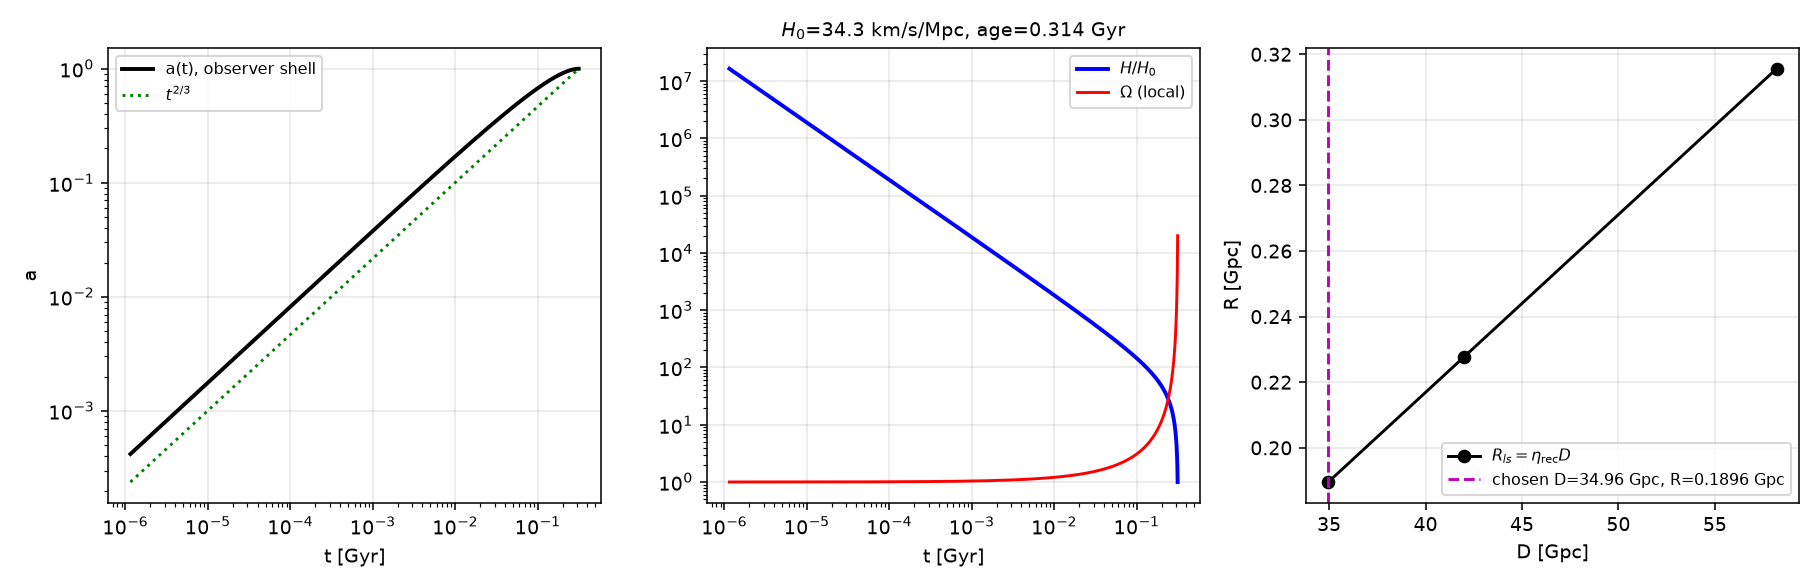

Python code for this plot:
# REGENERATED for rev7 (replaces rev5/6 radiation+matter d4_radmat with t0=13.8 Gyr): the background actually used by the solve.
# LTB famP observer-shell history from los_flow/ltb.npz; consistency R = eta_rec * D from los_flow_R/tab.npz; H0, age from p3_background_relations.json.
import numpy as np,json,matplotlib;matplotlib.use('Agg');import matplotlib.pyplot as plt
z=np.load('/workspace/redweb2/realweb/los_flow/ltb.npz');tb=np.load('/workspace/redweb2/realweb/los_flow_R/tab.npz')
B=json.load(open('/workspace/coepdf/joint_solve/phase2/p3_background_relations.json'));b=B['by_D']['34.96'];D=34.96;Gyr=D*3.26156
t=z['T']*Gyr;fig,ax=plt.subplots(1,3,figsize=(13,4.2))
ax[0].loglog(t,z['a_t'],'k',lw=2,label='a(t), observer shell');ax[0].loglog(t,(t/t[-1])**(2/3),'g:',label=r'$t^{2/3}$');ax[0].set_xlabel('t [Gyr]');ax[0].set_ylabel('a')
ax[1].loglog(t,z['H']/z['H'][-1],'b',lw=2,label=r'$H/H_0$');ax[1].loglog(t,z['Omega'],'r',lw=1.5,label=r'$\Omega$ (local)');ax[1].set_xlabel('t [Gyr]')
ax[1].set_title(f"$H_0$={b['H0_ltb_kms_Mpc']:.1f} km/s/Mpc, age={b['age_ltb_Gyr']:.3f} Gyr",fontsize=10)
Ds=[float(k) for k in B['by_D']];ax[2].plot(Ds,[B['by_D'][k]['R_ls_ltb_Gpc'] for k in B['by_D']],'ko-',label=r'$R_{ls}=\eta_{\rm rec}D$')
ax[2].axvline(D,color='m',ls='--',label=f'chosen D={D} Gpc, R={b["R_ls_ltb_Gpc"]:.4f} Gpc');ax[2].set_xlabel('D [Gpc]');ax[2].set_ylabel('R [Gpc]')
for a in ax:a.legend(fontsize=8);a.grid(alpha=.3)
fig.tight_layout();fig.savefig('d4_background.png',dpi=140,facecolor='white')
